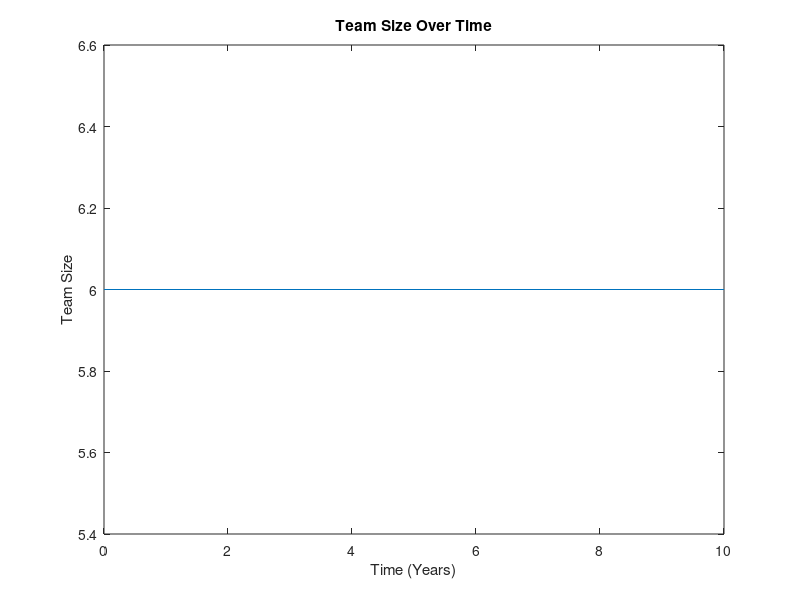

The MATLAB script that drew this image:
% File 1: Architecture Design Firm
% This code will create an architecture firm that designs innovative and
% sustainable structures that combine both form and function.

% Define the variables:
name = 'Architecture Design Company'; % Name of the company 
staff = 25; % Number of employees 
specialty = 'Innovative and Sustainable Architectural Structures'; % Company's specialty 
goals = 'Serve both form and function'; % Company's goals 

% Create a figure with the company name:
figure;
title(name);

% Set up the team list:
team = {'John' 'Kara' 'Tiffany' 'Megan' 'Michael' 'Mark'};

% Calculate the team size:
teamsize = length(team);

% Print the company name, staff size, and specialty to the command window:
fprintf('Company Name: %s\nStaff Size: %d\nSpecialty: %s\nGoals: %s\n',...
    name, staff, specialty, goals);

% Print the team list to the command window:
fprintf('Team Members:\n');
for i = 1:length(team)
    fprintf('%s\n', team{i});
end

% Create a line plot to show the team size over time:
time = 0:1:10;
plot(time,repmat(teamsize,1,length(time)));
title('Team Size Over Time');
xlabel('Time (Years)');
ylabel('Team Size');

% Setup the workspace for designing structures
rollover = 0;
revit = 0;
dynamo = 0;
rhino3d = 0;
sketchup = 0;

% Print a list of the software programs needed for designing a structure
fprintf('Software Programs Needed to Design Structures:\n');
if rollover == 1
    fprintf('Rollover\n');
end

if revit == 1
    fprintf('Revit\n');
end

if dynamo == 1
    fprintf('Dynamo\n');
end

if rhino3d == 1
    fprintf('Rhino3D\n');
end

if sketchup == 1
    fprintf('Sketchup\n');
end

% Calculate the estimated cost of a structure
materials = 50000; % Estimated cost of materials
labor = 30000; % Estimated cost of labor
totalCost = materials + labor;
fprintf('Estimated Total Cost of a Structure: %d\n', totalCost);

% Create a function to calculate the estimated time to complete a structure
function [esttime] = esttimeFunc(materials, labor) 
    esttime = materials/labor*12;
end
esttime = esttimeFunc(materials, labor);
fprintf('Estimated Time to Complete Structure: %d months\n', esttime);